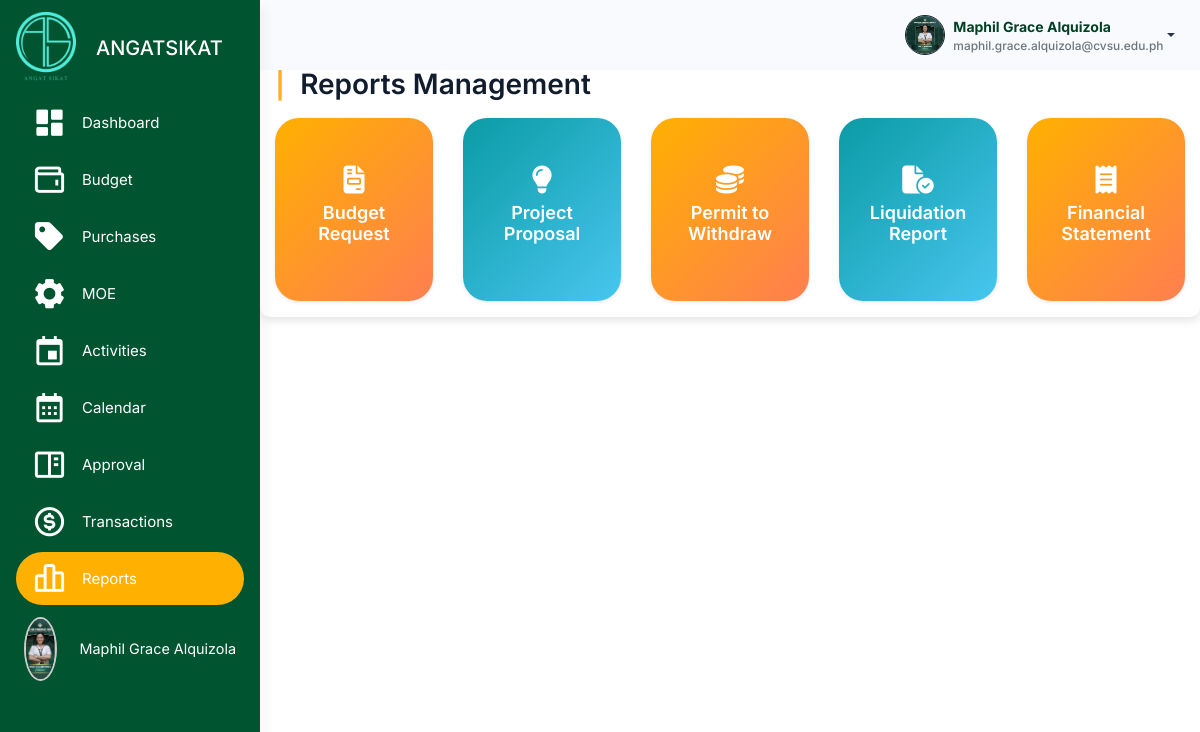
The page /src/reports/reports.php (signed in) on the database its author committed.
### tables this page shows
CREATE TABLE `users` (
  `user_id` int(11) NOT NULL,
  `username` varchar(100) NOT NULL,
  `password` varchar(255) NOT NULL,
  `profile_picture` varchar(255) NOT NULL,
  `first_name` varchar(255) NOT NULL,
  `last_name` varchar(255) NOT NULL,
  `email` varchar(100) NOT NULL,
  `role` enum('admin','officer','member') NOT NULL,
  `organization_id` int(11) DEFAULT NULL,
  `archived` tinyint(1) DEFAULT 0,
  `created_at` timestamp NOT NULL DEFAULT current_timestamp(),
  `position` enum('President','Treasurer') NOT NULL,
  `failed_attempts` int(11) DEFAULT 0,
  `is_locked` tinyint(1) DEFAULT 0,
  `last_failed_attempt` datetime DEFAULT NULL
);

### src/user_query.php (called while the page is built, shortened)
<?php
$user_id = $_SESSION['user_id'];
$user_query = "SELECT * FROM users WHERE user_id = '$user_id'";
$user_result = mysqli_query($conn, $user_query);
if ($user_result && mysqli_num_rows($user_result) > 0) {
    $user = mysqli_fetch_assoc($user_result);
    $firstname = $user['first_name'];
    $lastname = $user['last_name'];
    $fullname = $firstname . ' ' . $lastname;
    $email = $user['email'];
    $profile_picture = $user['profile_picture'];
} else {
    echo "Error fetching user data: " . mysqli_error($conn);
    exit();
}
?>

### src/reports/reports.php (the view, shortened to what this page needs)
<?php
    include '../connection.php';
    include '../user_query.php';
?>
<!doctype html>
<html lang="en">
<head>
    <link rel="stylesheet" href="../assets/css/styles.min.css" />
    <link rel="stylesheet" href="../budget_management/css/budget.css" />
    <link href="https://unpkg.com/boxicons@2.1.4/css/boxicons.min.css" rel="stylesheet" />
    <link rel="stylesheet" href="https://cdnjs.cloudflare.com/ajax/libs/font-awesome/6.6.0/css/all.min.css">
</head>
<body>
    <div class="page-wrapper" id="main-wrapper" data-layout="vertical" data-navbarbg="skin6" data-sidebartype="full"
        data-sidebar-position="fixed" data-header-position="fixed">
        <aside class="left-sidebar" id="sidebar">
            <div>
                <div class="brand-logo d-flex align-items-center justify-content-between">
                    <a class="text-nowrap logo-img">
                        <img src="../assets/images/logos/neon_sikat.png" alt="Angat Sikat Logo" class="logo contain"
                            style="width: 60px; height: auto;" />
                    </a>
                    <span class="logo-text">ANGATSIKAT</span>
                </div>
                <nav class="sidebar-nav scroll-sidebar" data-simplebar="">
                    <ul id="sidebarnav">
                        <li class="sidebar-item">
                            <a class="sidebar-link" href="../dashboard/officer_dashboard.php" aria-expanded="false">
                                <i class="bx bxs-dashboard" style="color: #fff; font-size: 35px;"></i>
                                <span class="hide-menu">Dashboard</span>
                            </a>
                        </li>
                        <ul id="sidebarnav">
                            <li class="sidebar-item">
                                <a class="sidebar-link" aria-expanded="false" data-tooltip="Budget"
                                    onclick="toggleSubmenu(event)">
                                    <i class="bx bx-wallet" style="color: #fff; font-size: 35px;"></i>
                                    <span class="hide-menu">Budget</span>
                                </a>
                            </li>
                            <li class="sidebar-item">
                                <a class="sidebar-link" href="../budget_management/purchases/purchases.php"
                                    aria-expanded="false">
                                    <i class="bx bxs-purchase-tag" style="color: #fff; font-size: 35px;"></i>
                                    <span class="hide-menu">Purchases</span>
                                </a>
                            </li>
                            <li class="sidebar-item">
                                <a class="sidebar-link" href="../budget_management/maintenance/maintenance.php"
                                    aria-expanded="false">
                                    <i class="bx bxs-cog" style="color: #fff; font-size: 35px;"></i>
                                    <span class="hide-menu">MOE</span>
                                </a>
                            </li>
                            <li class="sidebar-item">
                                <a class="sidebar-link" href="../activity_management/activities.php"
                                    aria-expanded="false" data-tooltip="Activities">
                                    <i class="bx bx-calendar-event" style="color: #fff; font-size: 35px;"></i>
                                    <span class="hide-menu">Activities</span>
                                </a>
                            </li>
                            <li class="sidebar-item">
                                <a class="sidebar-link" href="../activity_management/calendar.php" aria-expanded="false"
                                    data-tooltip="Calendar">
                                    <i class="bx bx-calendar" style="color: #fff; font-size: 35px;"></i>
                                    <span class="hide-menu">Calendar</span>
                                </a>
                            </li>
                            <li class="sidebar-item">
                                <a class="sidebar-link" href="../budget_management/budget_approval_table.php"
                                    aria-expanded="false" data-tooltip="Approval">
                                    <i class="bx bx-book-content" style="color: #fff; font-size: 35px;"></i>
                                    <span class="hide-menu">Approval</span>
                                </a>
                            </li>
                            <li class="sidebar-item">
                                <a class="sidebar-link" aria-expanded="false" data-tooltip="Income & Expenses"
                                    onclick="toggleSubmenu(event)">
                                    <i class="bx bx-dollar-circle" style="color: #fff; font-size: 35px;"></i>
                                    <span class="hide-menu">Transactions</span>
                                </a>
                            </li>
                        </ul>
                        <li class="sidebar-item">
                            <a class="sidebar-link" href="../reports/reports.php" aria-expanded="false"
                                data-tooltip="Manage Events">
                                <i class="bx bx-bar-chart-alt-2" style="color: #fff; font-size: 35px;"></i>
                                <span class="hide-menu">Reports</span>
                            </a>
                        </li>
                        <li class="sidebar-item profile-container">
                            <a class="sidebar-link" href="../user/profile.php" aria-expanded="false"
                                data-tooltip="Profile" style="display: flex; align-items: center; padding: 0.5rem;">
                                <div class="profile-pic-border"
                                    style="height: 4rem; width: 4rem; display: flex; justify-content: center; align-items: center; overflow: hidden; border-radius: 50%; border: 2px solid #ccc;">
                                    <img src="<?php echo !empty($profile_picture) ? '../user/' . htmlspecialchars($profile_picture) : '../user/uploads/default.png'; ?>"
                                        alt="Profile Picture" class="profile-pic"
                                        style="height: 100%; width: 100%; object-fit: cover;" />
                                </div>
                                <span class="profile-name" style="margin-left: 0.5rem; font-size: 0.9rem;">
                                    <?php echo htmlspecialchars($user['first_name']) . ' ' . htmlspecialchars($user['last_name']); ?>
                                </span>
                            </a>
                        </li>
                    </ul>
                </nav>
            </div>
        </aside>
        <div class="body-wrapper">
            <header class="app-header">
                <nav class="navbar navbar-expand-lg navbar-light">
                    <div class="navbar-collapse justify-content-end px-0" id="navbarNav">
                        <ul class="navbar-nav flex-row ms-auto align-items-center justify-content-end">
                            <li class="nav-item dropdown">
                                <div class="dropdown">
                                    <a href="#" class="dropdown-toggle d-flex align-items-center"
                                        data-bs-toggle="dropdown" aria-expanded="false" style="text-decoration: none;">
                                        <img class="border border-dark rounded-circle"
                                            src="<?php echo !empty($profile_picture) ? '../user/' . $profile_picture : '../user/uploads/default.png'; ?>"
                                            alt="Profile"
                                            style="width: 40px; height: 40px; margin-left: 10px; object-fit: cover;">
                                        <div class="d-flex flex-column align-items-start ms-2">
                                            <span style="font-weight: bold; color: #004024;">
                                                <?php echo htmlspecialchars($fullname); ?>
                                            </span>
                                            <span style="font-size: 0.85em; color: #6c757d;">
                                                <?php echo htmlspecialchars($email); ?>
                                            </span>
                                        </div>
                                    </a>
                                </div>
                            </li>
                        </ul>
                    </div>
                </nav>
            </header>
            <div class="container mt-5">
                <h2 class="mb-3"><span class="text-warning fw-bold me-2">|</span> Reports Management</h2>
                <div class="row mb-4">
                    <div class="col-md">
                        <div class="card text-white gradient-card-1 mb-3 py-4" data-bs-toggle="modal"
                            data-bs-target="#budgetRequestModal" style="cursor: pointer;">
                            <div class="card-body text-center">
                                <i class="fa-solid fa-file-invoice fa-2x mb-2"></i>
                                <h5 class="card-title">Budget Request</h5>
                            </div>
                        </div>
                    </div>
                    <div class="col-md">
                        <div class="card text-white gradient-card-2 mb-3 py-4" data-bs-toggle="modal"
                            data-bs-target="#projectProposalModal">
                            <div class="card-body text-center">
                                <i class="fa-solid fa-lightbulb fa-2x mb-2"></i>
                                <h5 class="card-title">Project Proposal</h5>
                            </div>
                        </div>
                    </div>
                    <div class="col-md">
                        <div class="card text-white gradient-card-1 mb-3 py-4" data-bs-toggle="modal"
                            data-bs-target="#permitModal">
                            <div class="card-body text-center">
                                <i class="fa-solid fa-coins fa-2x mb-2"></i>
                                <h5 class="card-title">Permit to Withdraw</h5>
                            </div>
                        </div>
                    </div>
                    <div class="col-md">
                        <div class="card text-white gradient-card-2 mb-3 py-4" data-bs-toggle="modal"
                            data-bs-target="#liquidationModal">
                            <div class="card-body text-center">
                                <i class="fa-solid fa-file-circle-check fa-2x mb-2"></i>
                                <h5 class="card-title">Liquidation Report</h5>
                            </div>
                        </div>
                    </div>
                    <div class="col-md">
                        <div class="card text-white gradient-card-1 mb-3 py-4" data-bs-toggle="modal"
                            data-bs-target="#statementModal">
                            <div class="card-body text-center">
                                <i class="fa-solid fa-receipt fa-2x mb-2"></i>
                                <h5 class="card-title">Financial Statement</h5>
                            </div>
                        </div>
                    </div>
                </div>
        </div>
    </div>
</body>
</html>

### src/budget_management/css/budget.css (style rules this page uses)
.gradient-card-1 { background: linear-gradient(135deg, #ffb000, #ff7f50); }
.gradient-card-2 { background: linear-gradient(135deg, #0b9ba5, #48c6ef); }
.card-title { color: white; }
.container { padding-top: 20px; background-color: #fff; border-radius: 10px; box-shadow: 0 4px 8px rgba(0, 0, 0, 0.1); }

### src/reports/reports.php (style rules this page uses)
#sidebar>div>div>span { color: #fff; font-size: 20px; position: absolute; margin-left: 80px; }
#sidebarnav>li>a>span { color: #fff; }
.body-wrapper { height: 100vh; overflow-x: hidden; overflow-y: auto; background-color: white; }
.sidebar-link { position: relative; cursor: pointer; }
.sidebar-link.active { background-color: #FFB000; }
.scroll-sidebar { overflow: auto; }
.scroll-sidebar { -ms-overflow-style: none; scrollbar-width: none; }

### rows shown on the page
users: profile_picture (picture), first_name "Maphil Grace", last_name "Alquizola", fullname "Maphil Grace Alquizola", email "maphil.grace.alquizola@cvsu.edu.ph"
